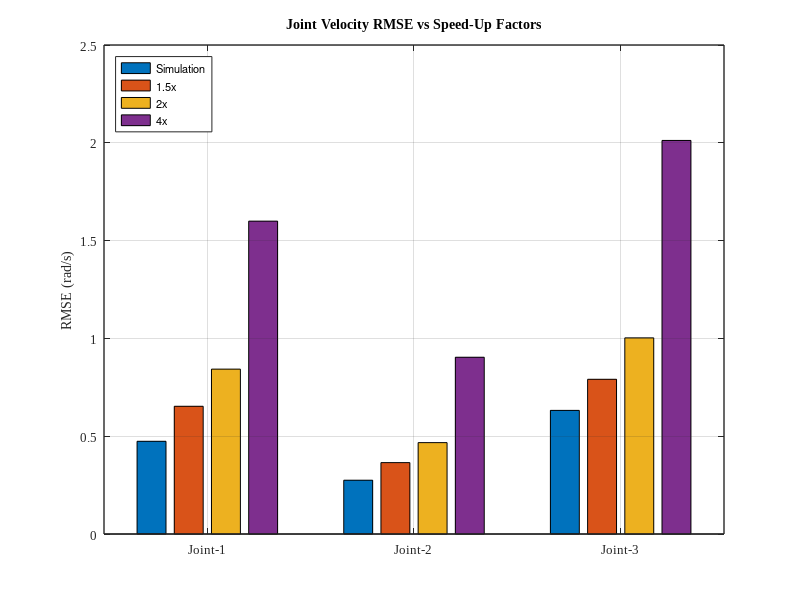

MATLAB code to generate this figure:
% figure('Color','w','Units','inches','Position',[1 1 4 3.2]);
% 
% % ---------------- POSITION RMSE ----------------
% % Rows = Joints (1–3)
% % Columns = Reference-Simulation, Reference-Hardware
% 
% position_rmse = [
%     0.0034  0.0050;   % Joint 1
%     0.0018  0.0027;   % Joint 2
%     0.0039  0.0018    % Joint 3
% ];
% 
% bar(position_rmse);
% grid on;
% 
% set(gca,'FontName','Times New Roman','FontSize',9,'LineWidth',1);
% set(gca,'XTickLabel',{'Joint-1','Joint-2','Joint-3'});
% 
% ylabel('RMSE (rad)','FontName','Times New Roman','FontSize',10);
% title('Joint Position RMSE','FontName','Times New Roman','FontSize',10);
% 
% legend({'Reference-Simulation','Reference-Hardware'}, ...
%        'Location','northwest','FontSize',8);



% figure('Color','w','Units','inches','Position',[1 1 4 3.2]);
% 
% % ---------------- VELOCITY RMSE ----------------
% % Rows = Joints (1–3)
% % Columns = Reference-Simulation, Reference-Hardware
% 
% velocity_rmse = [
%     0.0478  0.1238;   % Joint 1
%     0.0156  0.0640;   % Joint 2
%     0.0169  0.0590    % Joint 3
% ];
% 
% bar(velocity_rmse);
% grid on;
% 
% set(gca,'FontName','Times New Roman','FontSize',9,'LineWidth',1);
% set(gca,'XTickLabel',{'Joint-1','Joint-2','Joint-3'});
% 
% ylabel('RMSE (rad/s)','FontName','Times New Roman','FontSize',10);
% title('Joint Velocity RMSE','FontName','Times New Roman','FontSize',10);
% 
% legend({'Reference-Simulation','Reference-Hardware'}, ...
%        'Location','northwest','FontSize',8);


% 
% 
% figure('Color','w','Units','inches','Position',[1 1 7 3.2]);
% 
% % ---------------- POSITION RMSE ----------------
% % Rows = Joints (1–3)
% % Columns = Simulation, 1.5x, 2x, 4x
% 
% position_rmse_speedup = [
%     0.0034  0.0052  0.0069  0.0134;   % Joint 1
%     0.0018  0.0028  0.0038  0.0134;   % Joint 2
%     0.0039  0.0061  0.0083  0.0174    % Joint 3
% ];
% 
% bar(position_rmse_speedup);
% grid on;
% 
% set(gca,'FontName','Times New Roman','FontSize',9,'LineWidth',1);
% set(gca,'XTickLabel',{'Joint-1','Joint-2','Joint-3'});
% 
% ylabel('RMSE (rad)','FontName','Times New Roman','FontSize',10);
% title('Joint Position RMSE vs Speed-Up Factors','FontName','Times New Roman','FontSize',10);
% 
% legend({'Simulation','1.5x','2x','4x'}, ...
%        'Location','northwest','FontSize',8);



figure('Color','w','Units','inches','Position',[1 1 7 3.2]);

% ---------------- VELOCITY RMSE ----------------
% Rows = Joints (1–3)
% Columns = Simulation, 1.5x, 2x, 4x

velocity_rmse_speedup = [
    0.474  0.653  0.84292  1.59950;   % Joint 1
    0.275  0.365  0.46718  0.90370;   % Joint 2
    0.632  0.791  1.00280  2.01210    % Joint 3
];

bar(velocity_rmse_speedup);
grid on;

set(gca,'FontName','Times New Roman','FontSize',9,'LineWidth',1);
set(gca,'XTickLabel',{'Joint-1','Joint-2','Joint-3'});

ylabel('RMSE (rad/s)','FontName','Times New Roman','FontSize',10);
title('Joint Velocity RMSE vs Speed-Up Factors','FontName','Times New Roman','FontSize',10);

legend({'Simulation','1.5x','2x','4x'}, ...
       'Location','northwest','FontSize',8);
